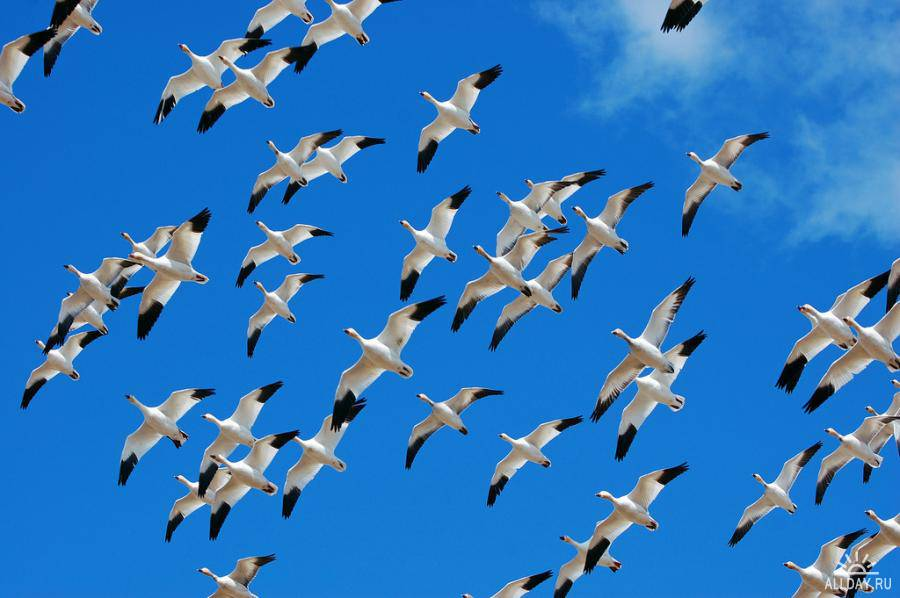
#> input picture presentation/veselov_imgs/image1.jpg, 900 x 598 px
$ python -i segment_decomposition.py   (imports and definitions only)   (older library calls are emulated)
#> lines starting #> are read from the running program, lines starting #| are printed output that depends on the picture
#> further down, picture is the input picture: shape (598, 900, 3); mean B, G, R 190.7, 119.9, 44.9
import collections
import math
import random
import copy
import numpy
import cv2


def get_edge_map(img, threshold1, threshold2):
    return cv2.Canny(img, threshold1, threshold2)


# [10 lines left out: function convert_to_binary, not called in this run]


def get_orientation_map(img):
    gray_img = cv2.cvtColor(img, cv2.COLOR_BGR2GRAY)
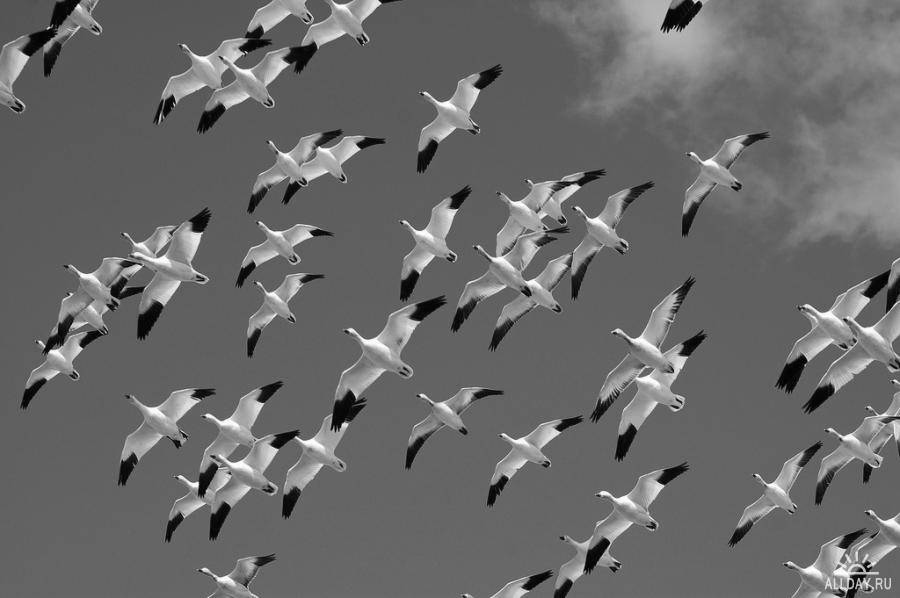
#> gray_img: shape (598, 900); min 0, max 255, mean 105.5

    xder = cv2.Sobel(gray_img, cv2.CV_64F, 1, 0)
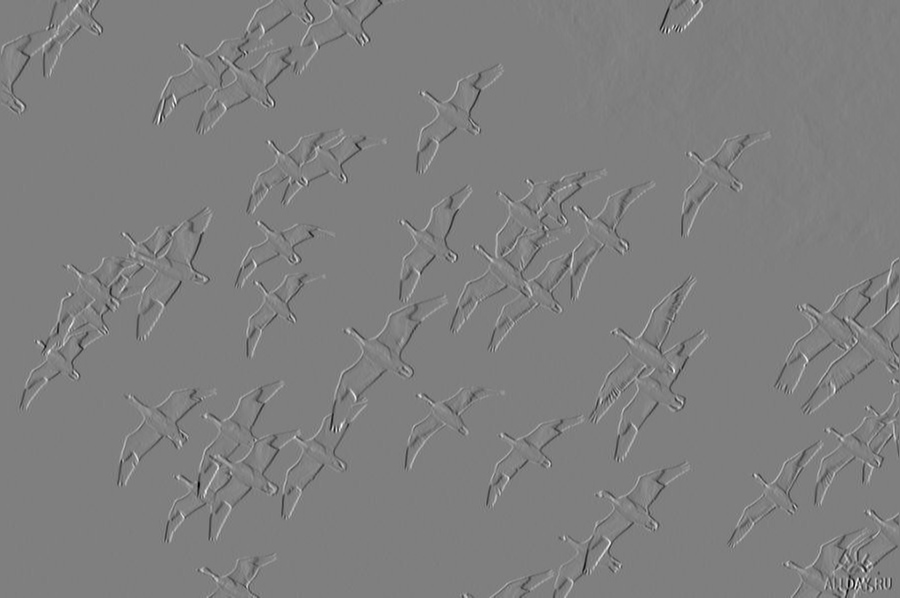
#> xder: shape (598, 900) float64; min -856, max 859, mean 0.2; drawn with min black and max white
    yder = cv2.Sobel(gray_img, cv2.CV_64F, 0, 1)
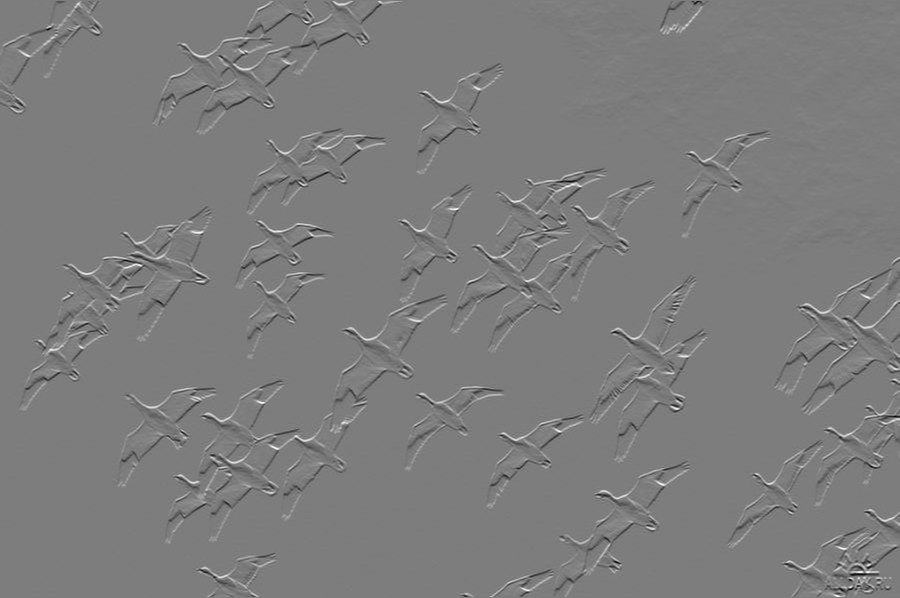
#> yder: shape (598, 900) float64; min -782, max 810, mean 0; drawn with min black and max white

    orientation_map = cv2.phase(xder, yder)
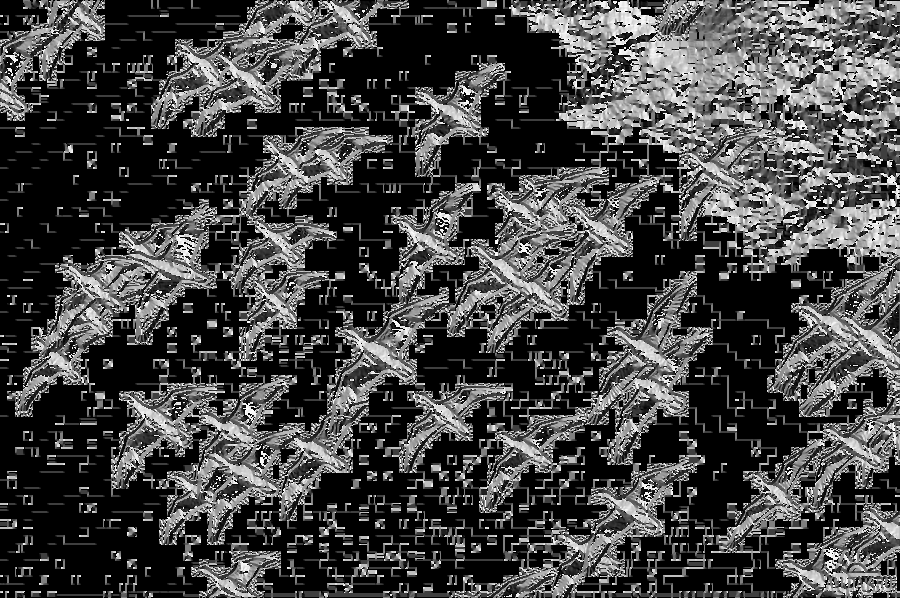
#> orientation_map: shape (598, 900) float64; min 0, max 6.28, mean 1.69; drawn with min black and max white
    for i, row in enumerate(orientation_map):
        for j, _ in enumerate(row):
            orientation_map[i][j] += math.pi / 2
            orientation_map[i][j] %= math.pi
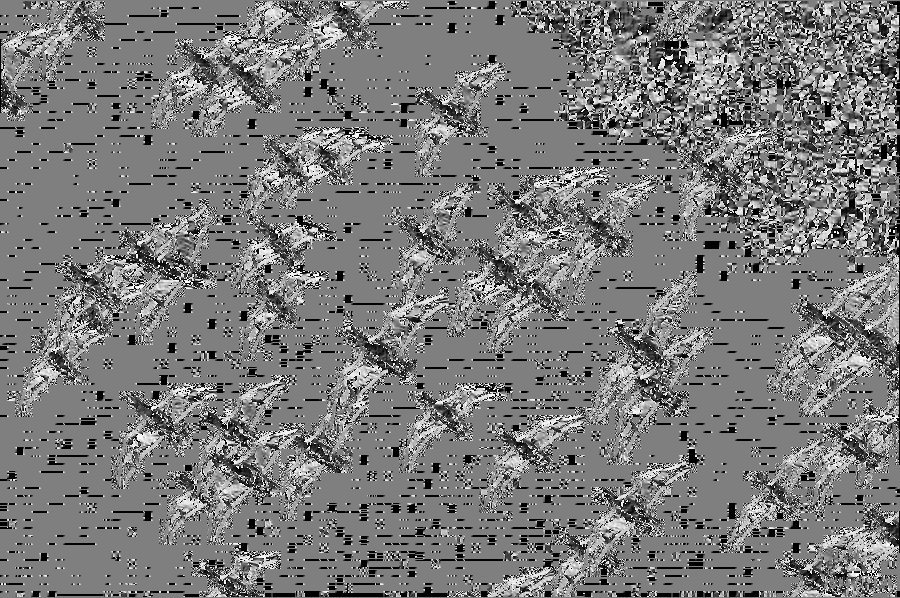
#> orientation_map: shape (598, 900) float64; min 1.19e-08, max 3.14, mean 1.51; drawn with min black and max white

    return orientation_map


# [10 lines left out: function quantized, not called in this run]


def angle_from_channel(channel, quantization_channels):
    unit_angle = math.pi / quantization_channels
    return channel * unit_angle


class PointSupport:
    # [30 lines left out: functions __init__, angle_deviation, residual, add_point, not called in this run]


class LineSegment:
    # pylint: disable=too-many-instance-attributes
    # [70 lines left out: functions __init__, from_support, from_orientation, shifted, _calculate_coefficients, not called in this run]

    def _determine_type(self):
        return math.pi / 4 <= self.orientation <= 3 * math.pi / 4

    # [9 lines left out: function _get_point_relative, not called in this run]

    def get_point(self, index):
        return self.point + self._get_point_relative(index)

    # [41 lines left out: functions _get_base_point, _calculate_bounds, get_points_list, not called in this run]

    def get_points_amount(self):
        return self.right_bound - self.left_bound + 1


# [111 lines left out: functions find_support, guess_quantized_orientation_map, linearize, not called in this run]

>>> import cv2
>>> picture = cv2.imread('../../presentation/veselov_imgs/image1.jpg')
>>> result = get_orientation_map(picture)

$ run again, on presentation/veselov_imgs/image2.jpg
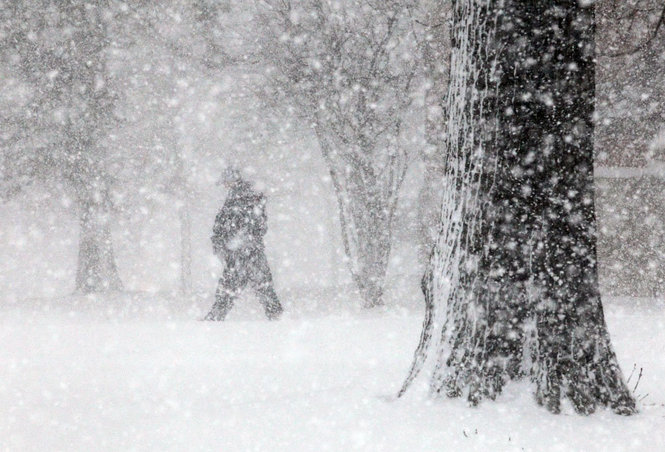
#> input picture presentation/veselov_imgs/image2.jpg, 665 x 452 px
#> picture is the input picture: shape (452, 665, 3); mean B, G, R 177.8, 175.9, 176.5
#> in get_orientation_map, `yder = cv2.Sobel(gray_img, cv2.CV_64F, 0, 1)`:
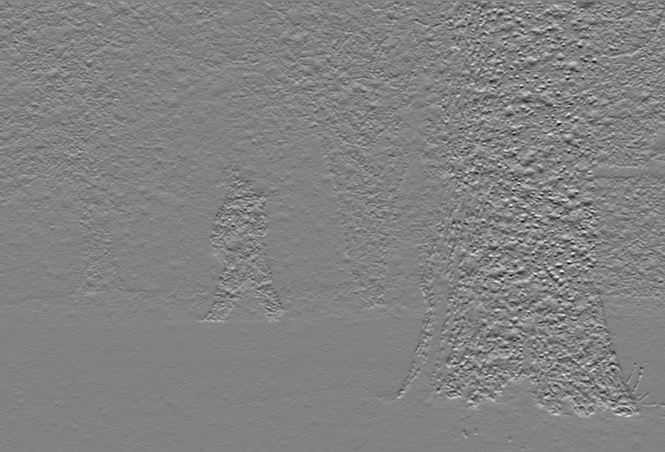
#> yder: shape (452, 665) float64; min -628, max 603, mean 1.7; drawn with min black and max white
#> after the loop in get_orientation_map, `for i, row in enumerate(orientation_map):`:
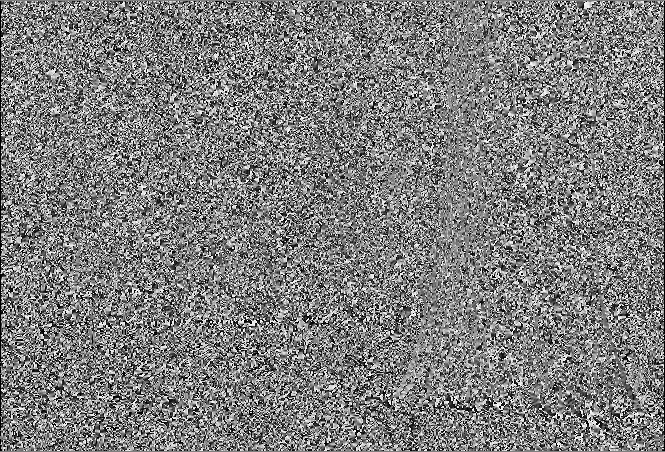
#> orientation_map: shape (452, 665) float64; min 1.19e-08, max 3.14, mean 1.55; drawn with min black and max white

$ run again, on presentation/veselov_imgs/image3.jpg
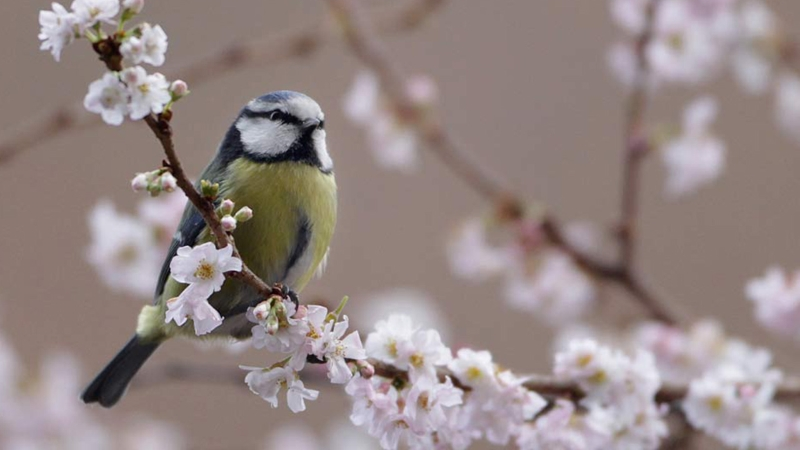
#> input picture presentation/veselov_imgs/image3.jpg, 800 x 450 px
#> picture is the input picture: shape (450, 800, 3); mean B, G, R 132.9, 134.9, 148.8
#> in get_orientation_map, `yder = cv2.Sobel(gray_img, cv2.CV_64F, 0, 1)`:
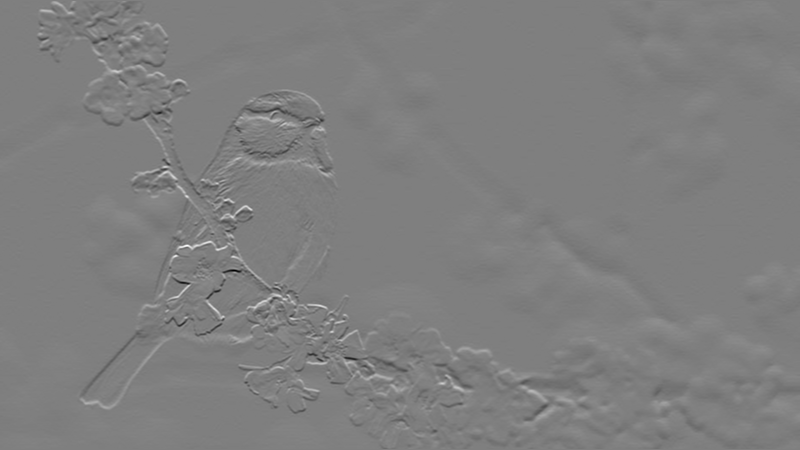
#> yder: shape (450, 800) float64; min -781, max 784, mean 0.2; drawn with min black and max white
#> after the loop in get_orientation_map, `for i, row in enumerate(orientation_map):`:
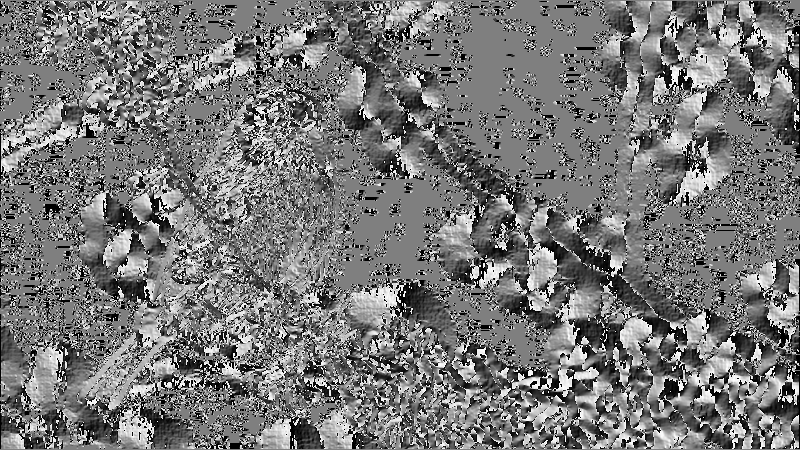
#> orientation_map: shape (450, 800) float64; min 1.19e-08, max 3.14, mean 1.47; drawn with min black and max white
